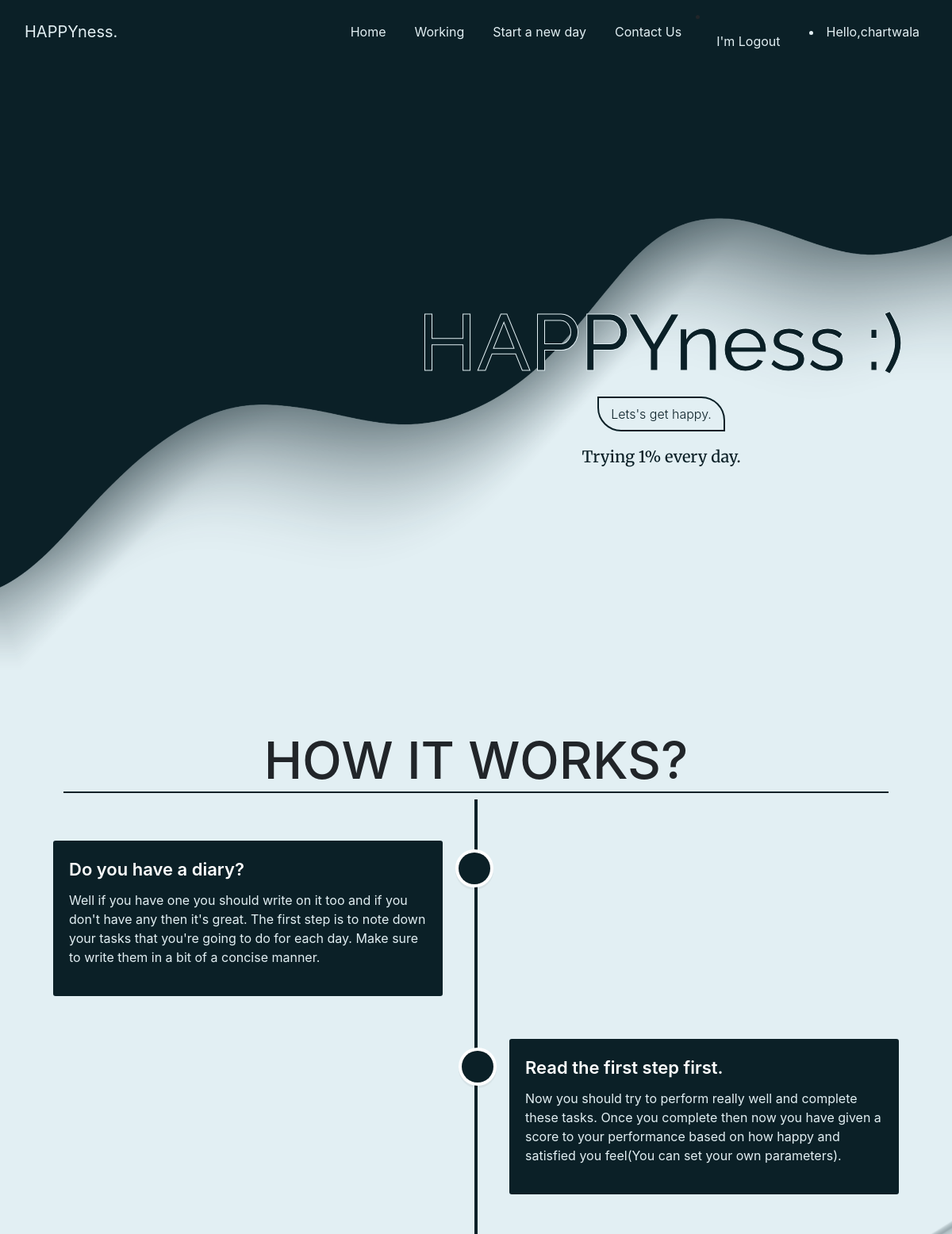
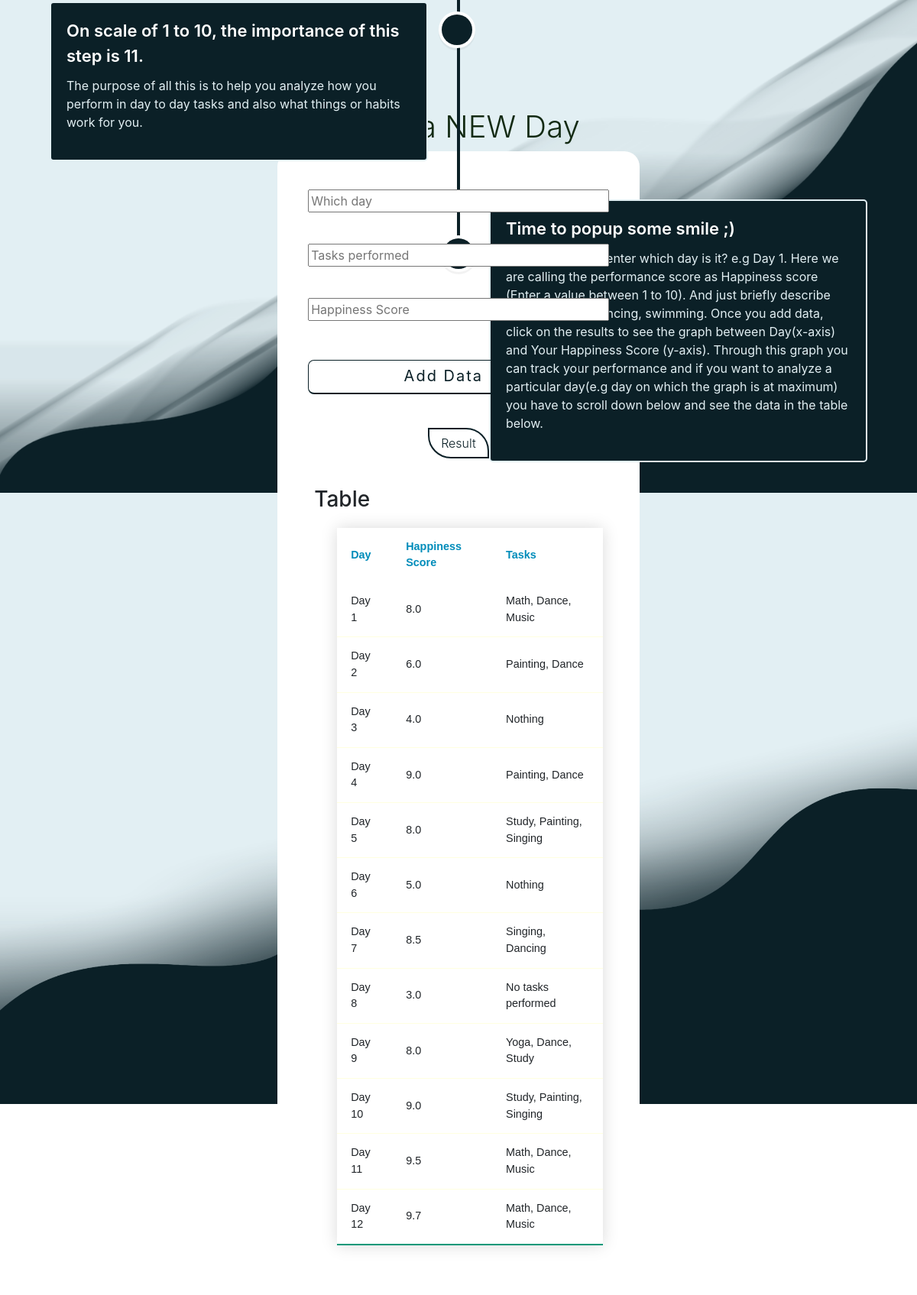
Page /chart/ (signed in, upper part) on the committed database (2 pictures, top to bottom).
### chart/models.py (models this page shows, shortened)
class data(models.Model):
    which_day =models.CharField(max_length=20, null=False, blank=False)
    tasks = models.CharField(max_length=200, null=False, blank=False)
    happiness_score = models.FloatField()

### chart/views.py (the view)
# urls.py: path('',views.index, name = "index"),
@login_required(login_url='login')
def index(request):
    data_plot = data.objects.all()
    ana = analysis.objects.all()
    x = [x.which_day for x in data_plot]
    y = [y.happiness_score for y in data_plot]
    z = [z.tasks for z in data_plot]
    if request.method == 'POST':
        if 'submit-form' in request.POST:
            form = DataForm(request.POST or None)
            if form.is_valid():
                form.save()
                return redirect('index')
        elif 'submit-form1' in request.POST:
            form1 = analysisform(request.POST)
            if form1.is_valid():
                itemValue = form1.cleaned_data['analysis_day']
                form1.save()
                print(itemValue)
    else:
            form = DataForm()
            form1= analysisform()
    context = {
        "data_plot":data_plot,
        "form":form,
        "form1":form1,
        'x':x,
        'y':y,
        'z':z,
        }
    return render(request, 'chart/pageone.html', context)

### chart/forms.py
class DataForm(forms.ModelForm):
    required_css_class = 'required-field'
    which_day = forms.CharField(widget=forms.TextInput(attrs={"class":"cinputbox", "placeholder":"Which day"}))
    tasks = forms.CharField(widget=forms.TextInput(attrs={"class":"cinputbox", "placeholder":"Tasks performed"}))
    happiness_score = forms.CharField(widget=forms.TextInput(attrs={"class":"cinputbox", "placeholder":"Happiness Score"}))
    class Meta:
        model = data
        fields = '__all__'

class analysisform(forms.ModelForm):
    class Meta:
        model = analysis
        fields = '__all__'

### chart/templates/chart/pageone.html (shortened to what this page needs)
<!DOCTYPE html>
<html lang="en">
<head>
    <link href="https://cdn.jsdelivr.net/npm/bootstrap@5.2.2/dist/css/bootstrap.min.css" rel="stylesheet"
>
    <link rel="stylesheet" href="char_djnago/chart/templates/chart/pageone.css">
<link rel="stylesheet" href="https://cdn.jsdelivr.net/npm/bootstrap@4.6.2/dist/css/bootstrap.min.css">
</head>
<body>
    <div class="onepage" id="blur">
        <nav class="navbar navbar-expand-lg sticky-top" id="navhere">
            <div class="container-fluid">
                <a class="navbar-brand" href="#" id="nav2">HAPPYness.</a>
                <div class="collapse navbar-collapse" id="navbarSupportedContent">
                    <ul class="navbar-nav ms-auto mb-2 mb-lg-0">
                        <li class="nav-item">
                            <a class="nav-link active" id="navl1" aria-current="page" href="#blur">Home</a>
                        </li>
                        <li class="nav-item">
                            <a class="nav-link  active" id="navl2" href="#wow">Working</a>
                        </li>
                        <li class="nav-item">
                            <a class="nav-link  active" id="navl3" href="#what">Start a new day</a>
                        </li>
                        <li class="nav-item">
                            <a class="nav-link  active" id="navl5" href="#noworry">Contact Us</a>
                        </li>
                    </ul>
                <li class = "nav-item"><a class="nav-link active" id ="navl6" href="{% url 'logout' %}">I'm Logout</a></li>
                    <li style="color: #E2EFF3;
                    margin-right: 10px;
                    margin-left: 10px;">Hello,{{request.user}}</li>
                </div>
            </div>
        </nav>
        <div class="front">
            <div class="mcontent">
                <h1>HAPPYness :)</h1>
                <a href="" onclick="toggle()" class="login2">Lets's get happy.</a>
                <h3 class="quote">Trying 1% every day. </h3>
            </div>
        </div>
      <div>
        <div class="second" id = "wow">
            <div class="wrapper">
                <div class="sechead">
                    <h2>HOW IT WORKS?</h2>
                </div>
                <div class="center-line">
                    <a href="#" class="scroll-icon"></a>
                </div>
                <div class="row row-1">
                    <section>
                        <i class="icon"></i>
                        <div class="details">
                            <span class="title">Do you have a diary?</span>
                        </div>
                        <p>Well if you have one you should write on it too and if you don't have any then it's great. The first step is to note down your tasks that you're going to do for each day. Make sure to write them in a bit of a concise manner.</p>
                    </section>
                </div>
                <div class="row row-2">
                    <section>
                        <i class="icon fas fa-star"></i>
                        <div class="details">
                            <span class="title">Read the first step first.</span>
                        </div>
                        <p> Now you should try to perform really well and complete these tasks. Once you complete then now you have given a score to your performance based on how happy and satisfied you feel(You can set your own parameters).
                        </p>
                    </section>
                </div>
                <div class="row row-1">
                    <section>
                        <i class="icon fas fa-rocket"></i>
                        <div class="details">
                            <span class="title">On scale of 1 to 10, the importance of this step is 11. </span>
                        </div>
                        <p>The purpose of all this is to help you analyze how you perform in day to day tasks and also what things or habits work for you.</p>
                    </section>
                </div>
                <div class="row row-2">
                    <section>
                        <div class="details">
                            <span class="title">Time to popup some smile ;) </span>
                        </div>
                        <p>Now you have to enter which day is it? e.g Day 1. Here we are calling the performance score as Happiness score (Enter a value between 1 to 10). And just briefly describe your tasks like dancing, swimming. Once you add data, click on the results to see the graph between Day(x-axis) and Your Happiness Score (y-axis). Through this graph you can track your performance and if you want to analyze a particular day(e.g day on which the graph is at maximum) you have to scroll down below and see the data in the table below.
                        </p>
                    </section>
                </div>
            </div>
        </div>
    </div>
<div class="d-flex dataCon" id = 'what'>
        <div class="entry p-2 flex-fill">
            <h2>Enter a NEW Day</h2>
            <div class = "contactform" >
                <form action = "" method="POST">
                    <div class = "form2">
                        {{form.as_p}}
                    <div>
                    <div class="cinputbox">
                        <input type="submit" name = 'submit-form' value = "Add Data">
                    </div>
                </form>
            </div>
      </div>
        <div class="box" id = "nahipata">
            <a class="button" href="#popup1">Result</a>
        </div>
    <div class="p-2 flex-fill">
        <h3>Table</h3>
        <table class="styled-table">
            <thead>
                <tr>
                <th>Day</th>
                <th>Happiness Score</th>
                <th> Tasks</th>
            </thead>
            <tbody>
                    {% for item in data_plot %}
                <tr>
                    <td>{{ item.which_day }}</td>
                    <td>{{ item.happiness_score }}</td>
                    <td>{{item.tasks}}</td>
                </tr>
                {% endfor %}
            </tbody>
        </table>
    </div>
</div>
</div>
</body>
</html>

### chart/templates/chart/pageone.css (style rules this page uses)
html, body { height: 100%; }
.front { padding: 0 5%; margin: 0; box-sizing: border-box; height: 100vh; width: 100%; display: flex; align-items: center; justify-content: flex-end; position: relative; background: url(one.png); background-repeat: no-repeat; background-size: cover; }
#navhere { background-color: #0B2027; }
#nav2 { color: #E2EFF3; }
#navl1, #navl2, #navl3, #navl4, #navl5 { color: #E2EFF3; margin-right: 10px; margin-left: 10px; }
.mcontent { align-self: center; height: 100%; text-align: center; display: flex; align-items: center; justify-content: center; flex-direction: column; }
.mcontent h1 { color: #0B2027; font-size: 100px; font-family: 'Raleway', sans-serif; -webkit-text-stroke-width: 3px; -webkit-text-stroke-color: #E2EFF3; -webkit-text-stroke-width: 1px; }
.mcontent h3 { font-size: 20px; margin-bottom: 0; font-family: 'Merriweather', serif; color: #0B2027; margin-top: 20px; }
.login2 { padding: 8px 15px; border: 2px solid #0B2027; border-bottom-left-radius: 30px; border-top-right-radius: 30px; background-color: transparent; color: #0B2027; font-weight: 300; text-decoration: none; }
.second { background: url(two.png); height: 100%; background-repeat: no-repeat; background-size: cover; }
.sechead h2 { text-align: center; border-bottom: 2px solid #0B2027; padding: 0px; font-size: 65px; }
.wrapper { max-width: 1080px; margin: 0 auto; padding: 40px 20px; position: relative; }
.wrapper .center-line { position: absolute; height: 900px; width: 4px; background: #0B2027; left: 50%; top: 128px; transform: translateX(-50%); }
.wrapper .row { display: flex; }
.wrapper .row-1 { justify-content: flex-start; }
.wrapper .row-2 { justify-content: flex-end; }
.wrapper .row section { background: #0B2027; border-radius: 5px; width: calc(50% - 40px); padding: 20px; position: relative; border: 2px solid #E2EFF3; margin-top: 50px; }
.wrapper .row section::before { position: absolute; content: ""; height: 15px; width: 15px; background: #fff; top: 28px; z-index: -1; transform: rotate(45deg); }
.row-1 section::before { right: -7px; }
.row-2 section::before { left: -7px; }
.row section .icon, .center-line .scroll-icon { position: absolute; background: #0B2027; height: 40px; width: 40px; text-align: center; line-height: 40px; border-radius: 50%; color: #fff; font-size: 17px; box-shadow: 0 0 0 4px #fff, inset 0 2px 0 rgba(0, 0, 0, 0.08), 0 3px 0 4px rgba(0, 0, 0, 0.05); }
.center-line .scroll-icon { bottom: 0px; left: 50%; font-size: 25px; transform: translateX(-50%); }
.row-1 section .icon { top: 15px; right: -60px; }
.row-2 section .icon { top: 15px; left: -60px; }
.row section .details, .row section .bottom { display: flex; align-items: center; justify-content: space-between; }
.row section .details .title { font-size: 22px; font-weight: 600; color: #fff; }
.row section p { margin: 10px 0 17px 0; color: #E2EFF3; }
.entry { height: 100vh; background: url(three.png); background-repeat: no-repeat; background-size: cover; display: flex; align-items: center; justify-content: center; flex-direction: column; }
.entry h2 { font-size: 40px; color: #132A13; font-weight: 300; }
.contactform { width: 40%; padding: 40px; background: white; border-radius: 20px; }
.contactform .cinputbox { position: relative; width: 100%; margin-top: 10px; }
.cinputbox { width: calc(100%/2 -20px); margin-bottom: 15px; }
.cinputbox input, textarea, select { height: 45px; width: 90%; outline: none; border-radius: 8px; border: 1px solid #0B2027; padding-left: 15px; font-size: 16px; border-bottom-width: 2px; transition: all 0.3s ease; }
.cinputbox input:focus, .cinputbox input:valid { border: 3px solid red; }
.contactform .cinputbox input[type="submit"] { width: calc(100%/2 -20px); background: transparent; color: #0B2027; border: 1px solid #0B2027; border-bottom: 2px solid #0B2027; cursor: pointer; padding: 5px 5px 10px; font-size: 20px; letter-spacing: 2px; margin-top: 20px; }

### rows in the picture
data: which_day "Day 1", happiness_score "8.0", tasks "Math, Dance, Music"
data: which_day "Day 2", happiness_score "6.0", tasks "Painting, Dance"
data: which_day "Day 3", happiness_score "4.0", tasks "Nothing"
data: which_day "Day 4", happiness_score "9.0", tasks "Painting, Dance"
data: which_day "Day 5", happiness_score "8.0", tasks "Study, Painting, Singing"
data: which_day "Day 6", happiness_score "5.0", tasks "Nothing"
data: which_day "Day 7", happiness_score "8.5", tasks "Singing, Dancing"
data: which_day "Day 8", happiness_score "3.0", tasks "No tasks performed"
data: which_day "Day 9", happiness_score "8.0", tasks "Yoga, Dance, Study"
data: which_day "Day 10", happiness_score "9.0", tasks "Study, Painting, Singing"
data: which_day "Day 11", happiness_score "9.5", tasks "Math, Dance, Music"
data: which_day "Day 12", happiness_score "9.7", tasks "Math, Dance, Music"

### other values in the picture
{{ request.user }} "chartwala"
